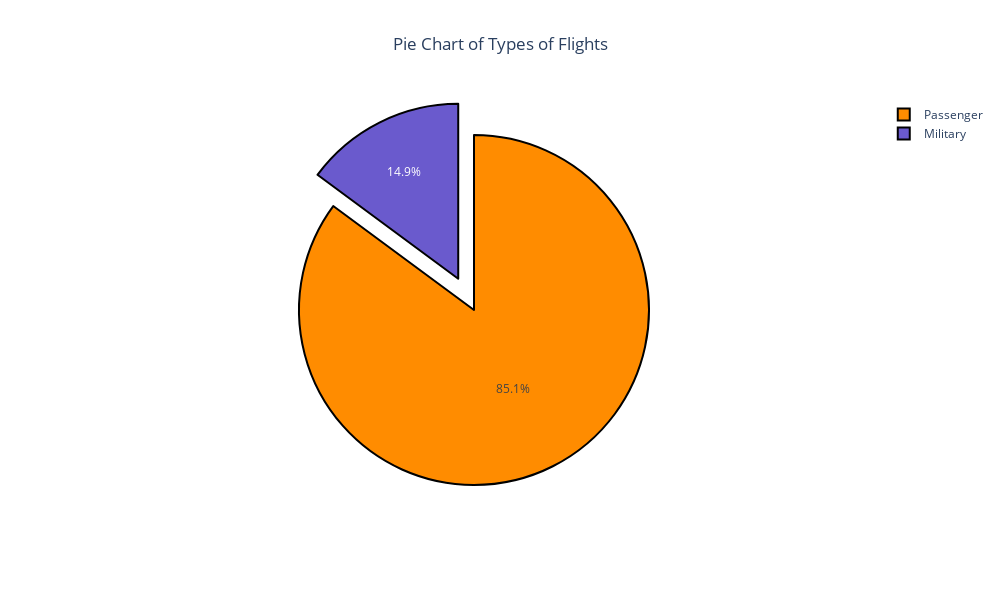

The notebook cell saved with this chart:
### Code cell
# temp = data.copy()


# a pie chart to represent the sentiments of the patients

values = temp['isMilitary'].value_counts().values
labels = ['Passenger', 'Military']
colors = ['darkorange', 'slateblue']

# Initiate an empty figure
fig = go.Figure()

# Add a trace of pie to the figure
fig.add_trace(trace=go.Pie(labels=labels, 
                           values=values,
                           pull=[0, 0.2]))

# Update the layout with some cosmetics
fig.update_layout(height=600, 
                  width=1000, 
                  title_text='Pie Chart of Types of Flights',
                  title_x=0.5)

fig.update_traces(textfont_size=12,
                  marker=dict(line=dict(color='#000000',
                                        width=2),
                              colors=colors))

# Display the figure
fig.show()

### Figure 1 — Plotly figure (JSON) as saved in the notebook; plotly's stock layout.template omitted (floating-point values rounded to 4 significant figures)
{"data": [{"labels": ["Passenger", "Military"], "marker": {"colors": ["darkorange", "slateblue"], "line": {"color": "#000000", "width": 2}}, "pull": [0, 0.2], "textfont": {"size": 12}, "type": "pie", "values": [4469, 781]}], "layout": {"height": 600, "title": {"text": "Pie Chart of Types of Flights", "x": 0.5}, "width": 1000}}
